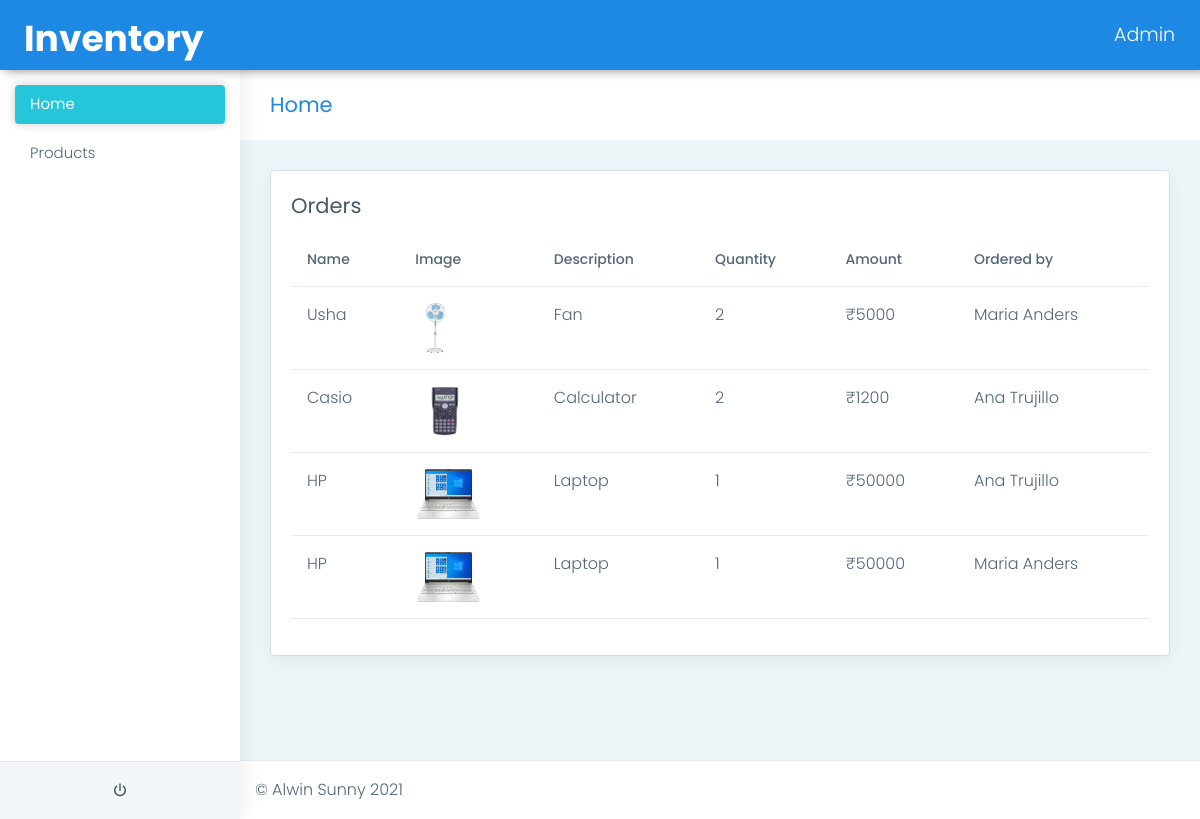
/admin/index.php (signed in), run on the app's committed database.
### tables this page shows
CREATE TABLE `tbl_order` (
  `order_id` int(11) NOT NULL,
  `product_id` int(11) NOT NULL,
  `user_id` int(11) NOT NULL,
  `order_quantity` int(255) NOT NULL,
  `order_amount` int(255) NOT NULL,
  `order_status` varchar(25) NOT NULL
);

CREATE TABLE `tbl_product` (
  `product_id` int(11) NOT NULL,
  `product_name` varchar(25) NOT NULL,
  `product_img` varchar(255) NOT NULL,
  `product_desc` varchar(255) NOT NULL,
  `product_rate` int(11) NOT NULL,
  `product_stock` int(11) NOT NULL
);

CREATE TABLE `tbl_user` (
  `user_id` int(11) NOT NULL,
  `user_username` varchar(25) NOT NULL,
  `user_password` varchar(25) NOT NULL
);

### admin/index.php (the view, shortened to what this page needs)
<?php
include("header.php");
?>
<div class="page-breadcrumb">
    <div class="row align-items-center">
        <div class="col-md-6 col-8 align-self-center">
            <h3 class="page-title mb-0 p-0">Home</h3>
        </div>
    </div>
</div>
<div class="container-fluid">
    <div class="col-sm-12">
        <div class="card">
            <div class="card-body">
                <h4 class="card-title">Orders</h4>
                <div class="table-responsive">
                    <table class="table user-table">
                        <thead>
                            <tr>
                                <th class="border-top-0">Name</th>
                                <th class="border-top-0">Image</th>
                                <th class="border-top-0">Description</th>
                                <th class="border-top-0">Quantity</th>
                                <th class="border-top-0">Amount</th>
                                <th class="border-top-0">Ordered by</th>
                            </tr>
                        </thead>
                        <tbody>
                            <?php
                            include('../config.php');
                            $sql = "SELECT tbl_product.product_name,tbl_product.product_img,tbl_product.product_desc,tbl_order.order_quantity,tbl_order.order_amount,tbl_user.user_username FROM tbl_order INNER JOIN tbl_product ON tbl_order.product_id=tbl_product.product_id INNER JOIN tbl_user ON tbl_order.user_id=tbl_user.user_id WHERE tbl_order.order_status='Success'";
                            $result = mysqli_query($conn, $sql);
                            if (mysqli_num_rows($result) > 0) {
                                while ($row = mysqli_fetch_assoc($result)) {
                                    echo "<tr><td>" . $row['product_name'] . "</td>";
                                    echo "<td><img src='../images/" . $row['product_img'] . "' height='50px'></td>";
                                    echo "<td>" . $row['product_desc'] . "</td>";
                                    echo "<td>" . $row['order_quantity'] . "</td>";
                                    echo "<td>₹" . $row['order_amount'] . "</td>";
                                    echo "<td>" . $row['user_username'] . "</td>";
                                    echo "</tr>";
                                }
                            } else {
                                echo "0 results";
                            }
                            ?>
                        </tbody>
                    </table>
                </div>
            </div>
        </div>
    </div>
</div>
<?php
include("footer.php");
?>

### admin/header.php (shortened to what this page needs)
<!DOCTYPE html>
<html dir="ltr" lang="en">
<head>
    <link href="../assets/plugins/chartist-js/dist/chartist.min.css" rel="stylesheet">
    <link href="../assets/plugins/chartist-js/dist/chartist-init.css" rel="stylesheet">
    <link href="../assets/plugins/chartist-plugin-tooltip-master/dist/chartist-plugin-tooltip.css" rel="stylesheet">
    <link href="../assets/plugins/c3-master/c3.min.css" rel="stylesheet">
    <link href="../css/style.min.css" rel="stylesheet">
</head>
<body>
    <div id="main-wrapper" data-layout="vertical" data-navbarbg="skin6" data-sidebartype="full" data-sidebar-position="absolute" data-header-position="absolute" data-boxed-layout="full">
        <header class="topbar" data-navbarbg="skin6">
            <nav class="navbar top-navbar navbar-expand-md navbar-dark">
                <div class="navbar-header">
                    <a class="navbar-brand ms-4" href="index.php">
                        <h1>Inventory</h1>
                    </a>
                </div>
                <div class="navbar-collapse collapse" id="navbarSupportedContent" data-navbarbg="skin5">
                    <ul class="navbar-nav">
                        <li class="nav-item dropdown">
                            <p class="nav-link dropdown-toggle text-muted waves-effect waves-dark" id="navbarDropdown" aria-expanded="false">
                                <?php echo $_SESSION['admin_username']; ?>
                            </p>
                        </li>
                    </ul>
                </div>
            </nav>
        </header>
        <aside class="left-sidebar" data-sidebarbg="skin6">
            <div class="scroll-sidebar">
                <nav class="sidebar-nav">
                    <ul id="sidebarnav">
                        <li class="sidebar-item"> <a class="sidebar-link waves-effect waves-dark sidebar-link" href="index.php" aria-expanded="false">
                                <span class="hide-menu">Home</span></a>
                        </li>
                        <li class="sidebar-item"> <a class="sidebar-link waves-effect waves-dark sidebar-link" href="products.php" aria-expanded="false">
                                <span class="hide-menu">Products</span></a>
                        </li>
                    </ul>
                </nav>
            </div>
            <div class="sidebar-footer">
                <div class="row">
                    <div class="col-12 link-wrap">
                        <a href="logout.php" class="link" data-toggle="tooltip" data-original-title="Logout"><i class="mdi mdi-power"></i></a>
                    </div>
                </div>
            </div>
        </aside>
        <div class="page-wrapper">

### admin/footer.php (shortened to what this page needs)
<footer class="footer">© Alwin Sunny 2021
</footer>
</div>
</div>
</body>
</html>

### admin/header.php (style rules this page uses)
h1 { color: #ffffff; }

### data on the page
tbl_order: product.product_name "Usha", product.product_img (picture), product.product_desc "Fan", order_quantity "2", order_amount "5000", user.user_username "Maria Anders"
tbl_order: product.product_name "Casio", product.product_img (picture), product.product_desc "Calculator", order_quantity "2", order_amount "1200", user.user_username "Ana Trujillo"
tbl_order: product.product_name "HP", product.product_img (picture), product.product_desc "Laptop", order_quantity "1", order_amount "50000", user.user_username "Ana Trujillo"
tbl_order: product.product_name "HP", product.product_img (picture), product.product_desc "Laptop", order_quantity "1", order_amount "50000", user.user_username "Maria Anders"

### other printed values
$_SESSION['admin_username'] "Admin"
